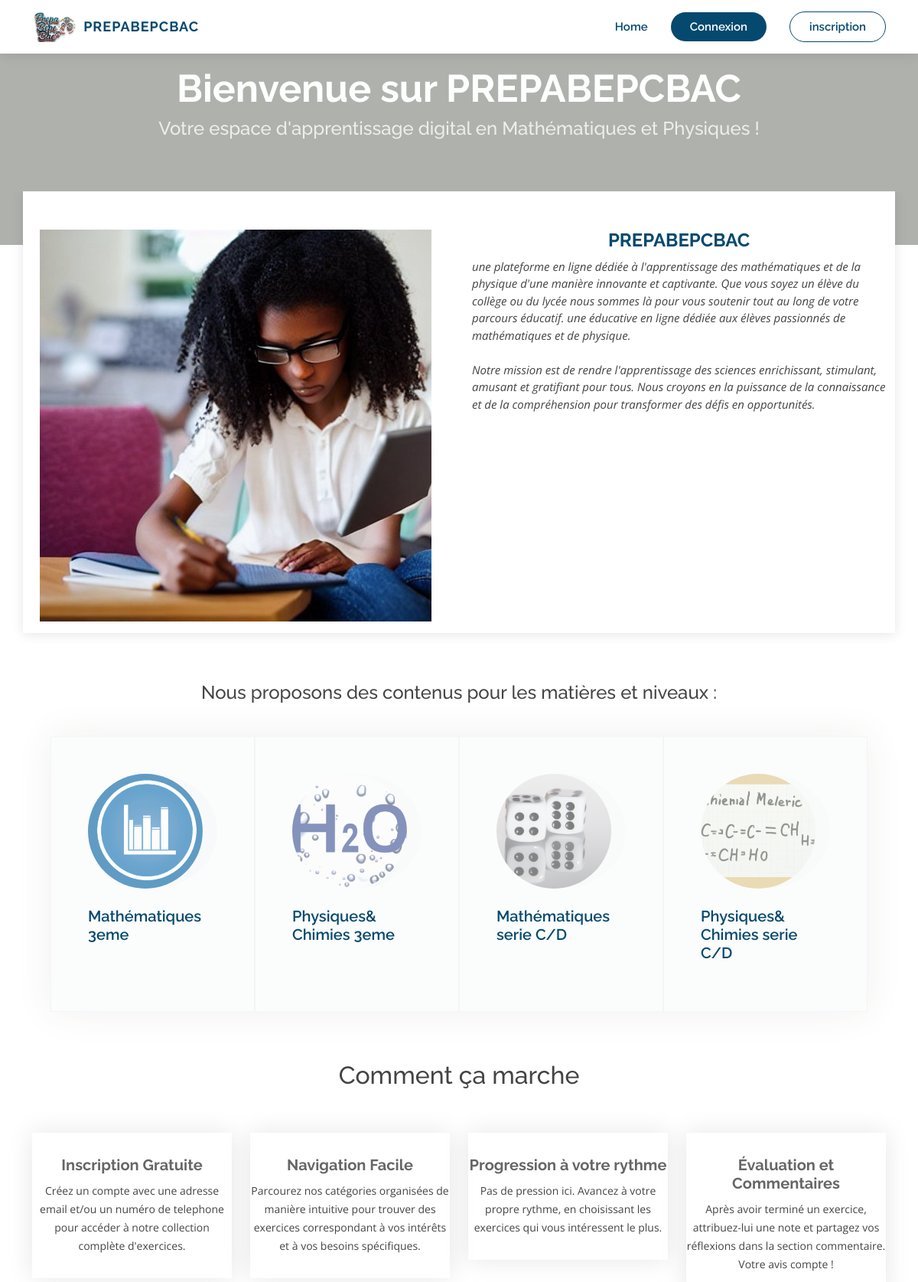
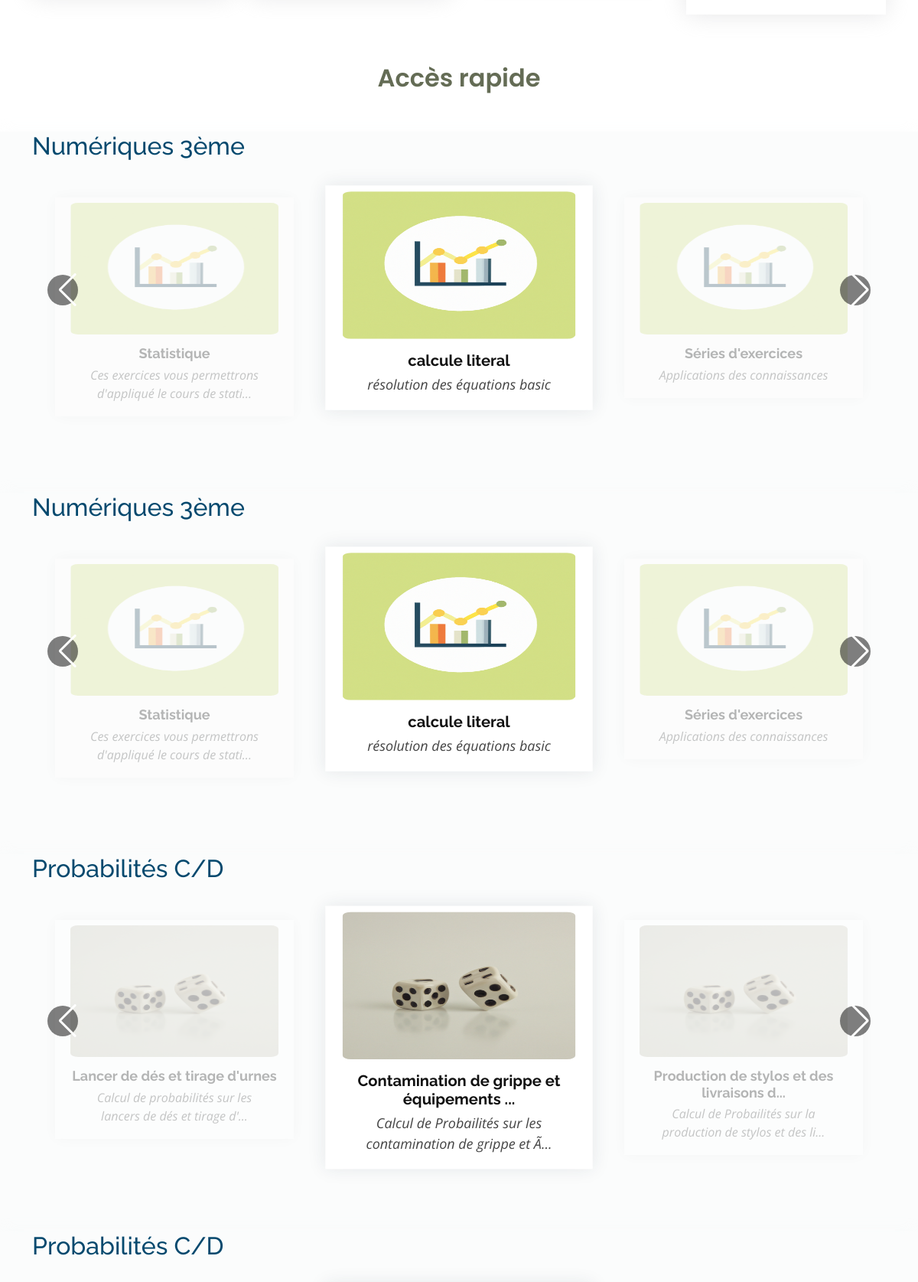
The page / (upper part) on the database its author committed (2 pictures, top to bottom).
### tables this page shows
CREATE TABLE `anal_3eme` (
  `id_ana` int(11) NOT NULL,
  `lecon` varchar(100) NOT NULL,
  `titre` varchar(100) NOT NULL,
  `descr` varchar(200) NOT NULL,
  `tipe` varchar(50) NOT NULL,
  `exercice` longtext NOT NULL,
  `correction` longtext NOT NULL,
  `date_post` timestamp NOT NULL DEFAULT current_timestamp() ON UPDATE current_timestamp(),
  `id_prof` int(11) NOT NULL
);

CREATE TABLE `proba_td` (
  `id_td` int(11) NOT NULL,
  `lecon` varchar(100) NOT NULL,
  `titre` varchar(100) NOT NULL,
  `descr` varchar(200) NOT NULL,
  `tipe` varchar(50) NOT NULL,
  `exercice` longtext NOT NULL,
  `correction` longtext NOT NULL,
  `date_post` timestamp NOT NULL DEFAULT current_timestamp() ON UPDATE current_timestamp(),
  `id_prof` int(11) NOT NULL
);

### index.php (the view, shortened to what this page needs)
<?php
include('connect.php');
?>
<!DOCTYPE html>
<html lang="en">
<head>
  <link href="assets/vendor/aos/aos.css" rel="stylesheet">
  <link href="assets/vendor/bootstrap/css/bootstrap.min.css" rel="stylesheet">
  <link href="assets/vendor/bootstrap-icons/bootstrap-icons.css" rel="stylesheet">
  <link href="assets/vendor/boxicons/css/boxicons.min.css" rel="stylesheet">
  <link href="assets/vendor/glightbox/css/glightbox.min.css" rel="stylesheet">
  <link href="assets/vendor/swiper/swiper-bundle.min.css" rel="stylesheet">
  <link href="assets/css/style.css" rel="stylesheet">
</head>
<body>
<?php include ('header_con.php'); ?>
  <section id="hero">
    <div class="hero-container" data-aos="fade-up">
      <h1>Bienvenue sur PREPABEPCBAC </h1>
      <h2>Votre espace d'apprentissage digital en Mathématiques et Physiques !</h2>
    </div>
  </section>
  <main id="main">
    <section id="about" class="about">
      <div class="container">
        <div class="row " style ='padding-top:50px;padding-left: 10px;'>
          <div class="col-lg-6 align-self-baseline position-relative">
            <img src="assets/img/prepa.jpg" class="img-fluid" alt="">
          </div>
          <div class="col-lg-6 pt-3 pt-lg-0 content">
            <h3 style='color:#05496E; font-weight:700;text-align:center;'>PREPABEPCBAC</h3>
            <p class="fst-italic">
            une plateforme en ligne dédiée à l'apprentissage des mathématiques et de la physique d'une manière innovante et captivante.
            Que vous soyez un élève du collège ou du lycée
             nous sommes là pour vous soutenir tout au long de votre parcours éducatif.
             une  éducative en ligne dédiée aux élèves passionnés de mathématiques et de physique.
             <br> <br>
             Notre mission est de rendre l'apprentissage des sciences enrichissant, stimulant, amusant et gratifiant pour tous.
             Nous croyons en la puissance de la connaissance et de la compréhension pour transformer des défis en opportunités.
            </p>
          </div>
        </div>
      </div>
    </section>
        <section id="services" class="services " >
      <div class="container">
        <div class="section-title pt-1" data-aos="fade-up">
          <h4>Nous proposons des contenus pour les matières et niveaux :</h4>
        </div>
              <div class="container-xxl py-1" >
                  <div class="container">
                      <div class="row g-0  feature-row">
                          <div class="col-sm-6 col-6 col-lg-3 wow fadeIn" data-wow-delay="0.1s" >
                              <div class="feature-item border h-100 p-5">
                                  <div class="btn-square bg-light rounded-circle iconne mb-4" style="opacity:0.7;">
                                      <img class='rounded-circle iconnes' src="assets/img/icons/stats.png" alt="Icon" style=''>
                                  </div>
                                  <h5 class="mb-3 text" style="color: #05496E;font-weight: 600;">Mathématiques 3eme</h5>
                              </div>
                          </div>
                          <div class="col-sm-6 col-6 col-lg-3 wow fadeIn" data-wow-delay="0.3s">
                              <div class="feature-item border h-100 p-5">
                                  <div class="btn-square bg-light rounded-circle iconne mb-4" style="opacity:0.5;">
                                      <img class="rounded-circle iconnes" src="assets/img/icons/chim_3.png" alt="Icon" >
                                  </div>
                                  <h5 class="mb-3 text" style="color: #05496E;font-weight: 600;">Physiques&amp; <br> Chimies 3eme</h5>
                              </div>
                          </div>
                          <div class="col-sm-6 col-6 col-lg-3 wow fadeIn" data-wow-delay="0.5s">
                              <div class="feature-item border h-100 p-5">
                                  <div class="btn-square bg-light rounded-circle iconne mb-4" style="opacity:0.5;">
                                      <img class="rounded-circle iconnes"  src="assets/img/icons/probabi.png" alt="Icon">
                                  </div>
                                  <h5 class="mb-3 text" style="color: #05496E;font-weight: 600;">Mathématiques serie C/D</h5>
                              </div>
                          </div>
                          <div class="col-sm-6 col-6 col-lg-3 wow fadeIn" data-wow-delay="0.7s">
                              <div class="feature-item border h-100 p-5">
                                  <div class="btn-square bg-light rounded-circle iconne mb-4" style="opacity:0.5;">
                                      <img class="rounded-circle iconnes" src="assets/img/icons/chim_gene.png" alt="Icon">
                                  </div>
                                  <h5 class="mb-3 text" style="color: #05496E;font-weight: 600;">Physiques&amp; <br> Chimies serie C/D</h5>
                              </div>
                          </div>
                      </div>
                  </div>
                </div>
      </div>
    </section>
            <section class="contact" data-aos="fade-up" data-aos-easing="ease-in-out" data-aos-duration="500">
      <div class="container">
        <div class="row">
          <div class="col-lg-12">
          <h2 class='text-center'>Comment ça marche</h2>
          <br>
          <br>
            <div class="row">
              <div class="col-md-3 text-center">
                <div class="info-box">
                  <h3>Inscription Gratuite</h3>
                  <p>Créez un compte avec une adresse email et/ou un numéro de telephone
                    pour accéder à notre collection complète d'exercices.</p>
                </div>
              </div>
              <div class="col-md-3 text-center">
                <div class="info-box">
                  <h3>Navigation Facile</h3>
                  <p>Parcourez nos catégories organisées de manière intuitive pour
                  trouver des exercices correspondant à vos intérêts et à vos besoins spécifiques.</p>
                </div>
              </div>
              <div class="col-md-3 text-center">
                <div class="info-box">
                  <h3>Progression à votre rythme</h3>
                  <p>Pas de pression ici. Avancez à votre propre rythme,
                  en choisissant les exercices qui vous intéressent le plus.</p>
                </div>
              </div>
              <div class="col-md-3 text-center">
                <div class="info-box">
                  <h3>Évaluation et Commentaires</h3>
                  <p>Après avoir terminé un exercice, attribuez-lui une note
                  et partagez vos réflexions dans la section commentaire. Votre avis compte !</p>
                </div>
              </div>
            </div>
          </div>
        </div>
      </div>
    </section>
<div class="section-title pt-1" data-aos="fade-up">
  <h2>Accès rapide</h2>
</div>
        <section id="testimonials" class="testimonials">
          <div class="container" data-aos="fade-up">
            <div class="section-header">
              <h2 style="color:#05496E; font-weight:500;">Numériques 3ème</h2>
            </div>
            <div class="slides-3 swiper" data-aos="fade-up" data-aos-delay="100">
              <div class="swiper-wrapper">
              <?php
                $req = mysqli_query($conn,"SELECT * FROM `anal_3eme` where tipe = 1 ");
               while($row = mysqli_fetch_assoc($req)){
              ?>
                <div class="swiper-slide">
                  <div class="testimonial-item">
                    <a href="math_3eme/g_applications_affines.php?id=<?= $row['id_ana']?>" class="profile mt-auto">
                      <img src="assets/img/icons/stat.png" class="testimonial-img" alt="">
                      <?php
                      $limite_caracteres = 40;
                      if (strlen($row['titre']) > $limite_caracteres) {
                          $titre = substr($row['titre'], 0, $limite_caracteres) . "...";
                      } else {
                          $titre = $row['titre'];
                      }
                     ?>
                      <h3><?php echo $titre;?> </h3>
                    </a>
                    <?php
                      $lim_caracteres = 60;
                      if (strlen($row['descr']) > $lim_caracteres) {
                          $descrp = substr($row['descr'], 0, $lim_caracteres) . "...";
                      } else {
                          $descrp = $row['descr'];
                      }
                     ?>
                    <p>
                      <?php echo $descrp;?>
                    </p>
                  </div>
                </div>
                <?php
              }
              ?>
              </div>
              <div class="swiper-button-prev"></div>
              <div class="swiper-button-next"></div>
            </div>
          </div>
        </section>
        <section id="testimonials" class="testimonials">
          <div class="container" data-aos="fade-up">
            <div class="section-header">
              <h2 style="color:#05496E; font-weight:500;">Numériques 3ème</h2>
            </div>
            <div class="slides-3 swiper" data-aos="fade-up" data-aos-delay="100">
              <div class="swiper-wrapper">
              <?php
                $req = mysqli_query($conn,"SELECT * FROM `anal_3eme` where tipe = 1 ");
               while($row = mysqli_fetch_assoc($req)){
              ?>
                <div class="swiper-slide">
                  <div class="testimonial-item">
                    <a href="math_3eme/g_applications_affines.php?id=<?= $row['id_ana']?>" class="profile mt-auto">
                      <img src="assets/img/icons/stat.png" class="testimonial-img" alt="">
                      <?php
                      $limite_caracteres = 40;
                      if (strlen($row['titre']) > $limite_caracteres) {
                          $titre = substr($row['titre'], 0, $limite_caracteres) . "...";
                      } else {
                          $titre = $row['titre'];
                      }
                     ?>
                      <h3><?php echo $titre;?> </h3>
                    </a>
                    <?php
                      $lim_caracteres = 60;
                      if (strlen($row['descr']) > $lim_caracteres) {
                          $descrp = substr($row['descr'], 0, $lim_caracteres) . "...";
                      } else {
                          $descrp = $row['descr'];
                      }
                     ?>
                    <p>
                      <?php echo $descrp;?>
                    </p>
                  </div>
                </div>
                <?php
              }
              ?>
              </div>
              <div class="swiper-button-prev"></div>
              <div class="swiper-button-next"></div>
            </div>
          </div>
        </section>
        <section id="testimonials" class="testimonials">
          <div class="container" data-aos="fade-up">
            <div class="section-header">
              <h2 style="color:#05496E; font-weight:500;">Probabilités C/D</h2>
            </div>
            <div class="slides-3 swiper" data-aos="fade-up" data-aos-delay="100">
              <div class="swiper-wrapper">
              <?php
                  $req = mysqli_query($conn,"SELECT * FROM `proba_td` where tipe='2'");
                while($row = mysqli_fetch_assoc($req)){
                ?>
                <div class="swiper-slide">
                  <div class="testimonial-item">
                    <a href="math_Tte_C_D/g_probabilites.php?id=<?= $row['id_td']?>" class="profile mt-auto">
                      <img src="assets/img/icons/proba.png" class="testimonial-img" alt="">
                      <?php $row['titre'];
                      $limite_caracteres = 40;
                      if (strlen($row['titre']) > $limite_caracteres) {
                          $titre = substr($row['titre'], 0, $limite_caracteres) . "...";
                      } else {
                          $titre = $row['titre'];
                      }
                     ?>
                      <h3> <?php echo $titre?> </h3>
                    </a>
                    <?php
                      $lim_caracteres = 60;
                      if (strlen($row['descr']) > $lim_caracteres) {
                          $descrp = substr($row['descr'], 0, $lim_caracteres) . "...";
                      } else {
                          $descrp = $row['descr'];
                      }
                     ?>
                    <p>
                      <?php echo $descrp;?>
                    </p>
                  </div>
                </div>
                <?php
                    }
                    ?>
              </div>
              <div class="swiper-button-prev"></div>
              <div class="swiper-button-next"></div>
            </div>
          </div>
        </section>
        <section id="testimonials" class="testimonials">
          <div class="container" data-aos="fade-up">
            <div class="section-header">
              <h2 style="color:#05496E; font-weight:500;">Probabilités C/D</h2>
            </div>
            <div class="slides-3 swiper" data-aos="fade-up" data-aos-delay="100">
              <div class="swiper-wrapper">
              <?php
                  $req = mysqli_query($conn,"SELECT * FROM `proba_td` where tipe='2'");
                while($row = mysqli_fetch_assoc($req)){
                ?>
                <div class="swiper-slide">
                </div>
                <?php
                    }
                    ?>
              </div>
            </div>
          </div>
        </section>
  </main>
</body>
</html>

### rows shown on the page
anal_3eme: titre "Statistique", descr "Ces exercices vous permettrons d'appliqué le cours de stati..."
anal_3eme: titre "calcule literal", descr "résolution des équations basic"
anal_3eme: titre "Séries d'exercices", descr "Applications des connaissances"
proba_td: titre "Lancer de dés et tirage d'urnes", descr "Calcul de probabilités sur les lancers de dés et tirage d'..."
proba_td: titre "Contamination de grippe et équipements ...", descr "Calcul de Probailités sur les contamination de grippe et Ã..."
proba_td: titre "Production de stylos et des livraisons d...", descr "Calcul de Probailités sur la production de stylos et des li..."
